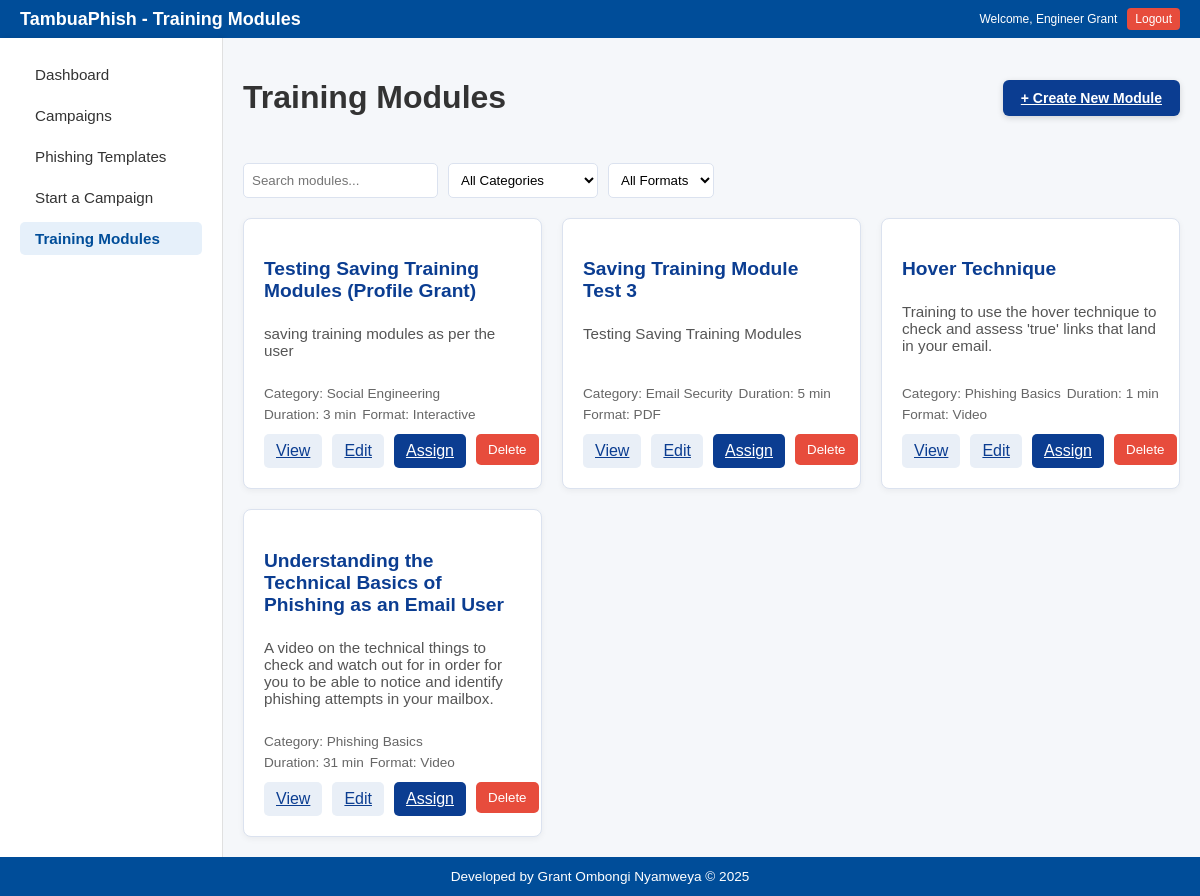
The app's page /training-modules (signed in) with its own data.
### models.py (models this page shows)
class TrainingModule(db.Model):
    id = db.Column(db.Integer, primary_key=True)
    title = db.Column(db.String(150), nullable=False)
    description = db.Column(db.Text, nullable=False)
    category = db.Column(db.String(100), nullable=False)
    format = db.Column(db.String(50), nullable=False)
    duration = db.Column(db.Integer, nullable=False)
    content = db.Column(db.Text, nullable=False)  # stores links/materials
    created_at = db.Column(db.DateTime, default=datetime.utcnow)
    user_id = db.Column(db.Integer, db.ForeignKey('user.id'), nullable=False)
    user = db.relationship("User", back_populates="modules")

### routes.py (the view)
@routes_bp.route('/training-modules')
def training_modules():
    if 'username' not in session or 'user_id' not in session:
        return redirect(url_for('routes.login'))
    user = User.query.filter_by(username=session['username']).first()
    modules = TrainingModule.query.filter_by(user_id=session['username']).all()
    return render_template(
        'training_modules.html',
        username=session['username'],
        modules=modules
    )

### templates/training_modules.html (shortened to what this page needs)
<!DOCTYPE html>
<html lang="en">
<head>
  <link rel="stylesheet" href="{{ url_for('static', filename='training_modules.css') }}"/>
</head>
<body>
  <header class="main-header">
    <div class="header-left">
      <h1>TambuaPhish - Training Modules</h1>
    </div>
    <div class="header-right">
      <p>Welcome, {{ username }}</p>
      <a href="/logout" class="logout-button">Logout</a>
    </div>
  </header>
  <div class="dashboard-wrapper">
    <aside class="sidebar">
      <nav>
        <ul>
          <li><a href="{{url_for('routes.dashboard')}}">Dashboard</a></li>
          <li><a href="{{url_for('routes.campaigns')}}">Campaigns</a></li>
          <li><a href="{{url_for('routes.phishing_templates')}}">Phishing Templates</a></li>
          <li><a href="{{url_for('routes.start_a_campaign')}}">Start a Campaign</a></li>
          <li><a href="{{url_for('routes.training_modules')}}" class="active">Training Modules</a></li>
        </ul>
      </nav>
    </aside>
    <main class="main-content">
      <div class="modules-header">
        <h1>Training Modules</h1>
        <a href="{{ url_for('routes.create_training_module') }}" class="btn-create">+ Create New Module</a>
      </div>
      <div class="filters">
        <input type="text" id="searchInput" placeholder="Search modules...">
        <select id="categoryFilter">
          <option value="">All Categories</option>
        </select>
        <select id="formatFilter">
          <option value="">All Formats</option>
        </select>
      </div>
      <div id="moduleList" class="modules-grid">
        {% for module in modules %}
        <div class="module-card" data-category="{{ module.category }}" data-format="{{ module.format }}">
          <h3>{{ module.title }}</h3>
          <p>{{ module.description }}</p>
          <div class="tags">
            <span>Category: {{ module.category }}</span>
            <span>Duration: {{ module.duration }} min</span>
            <span>Format: {{ module.format }}</span>
          </div>
          <div class="card-actions">
            <a href="{{ url_for('routes.view_training_module', module_id=module.id) }}" class="secondary-btn">View</a>
            <a href="{{ url_for('routes.edit_training_module', module_id=module.id) }}" class="secondary-btn">Edit</a>
            <a href="{{ url_for('routes.assign_training_module', module_id=module.id) }}" class="primary-btn">Assign</a>
            <form action="{{ url_for('routes.delete_training_module', module_id=module.id) }}"
                  method="POST"
                  style="display:inline;">
              <button type="submit" class="delete-btn"
                      onclick="return confirm('Are you sure you want to delete this module?');">
                Delete
              </button>
            </form>
          </div>
        </div>
        {% endfor %}
      </div>
    </main>
  </div>
  <footer>
    <p>Developed by Grant Ombongi Nyamweya &copy; 2025</p>
  </footer>
</body>
</html>

### static/training_modules.css (style rules this page uses)
body { margin: 0; font-family: Arial, sans-serif; background-color: #f2f7fb; color: #333; display: flex; flex-direction: column; min-height: 100vh; }
.dashboard-wrapper { display: flex; flex-grow: 1; }
.sidebar { width: 182px; background-color: #ffffff; padding: 20px; box-shadow: 2px 0 5px rgba(0, 0, 0, 0.1); border-right: 1px solid #e0e0e0; flex-shrink: 0; }
.sidebar nav ul { list-style: none; padding: 0; margin: 0; }
.sidebar nav ul li { margin-bottom: 8px; }
.sidebar nav ul li a { text-decoration: none; color: #333; display: block; padding: 8px 15px; border-radius: 5px; transition: background-color 0.3s ease, color 0.3s ease; font-size: 0.95rem; }
.sidebar nav ul li a:hover, .sidebar nav ul li a.active { background-color: #e6f0fa; color: #004d99; font-weight: bold; }
.main-header { display: flex; justify-content: space-between; align-items: center; background: #004d99; color: white; padding: 8px 20px; }
.header-left h1 { margin: 0; font-size: 18px; }
.header-right { display: flex; align-items: center; gap: 10px; font-size: 12px; }
.header-right p { margin: 0; }
.logout-button { background-color: #e74c3c; color: white; text-decoration: none; padding: 4px 8px; font-size: 12px; border-radius: 4px; transition: background-color 0.2s; }
.main-content { flex: 1; padding: 20px; background-color: #f5f7fa; display: flex; flex-direction: column; }
.modules-header { display: flex; justify-content: space-between; align-items: center; margin-bottom: 25px; }
.btn-create { background-color: #0b3d91; color: white; border: none; padding: 10px 18px; border-radius: 6px; cursor: pointer; font-size: 14px; font-weight: bold; box-shadow: 0px 2px 6px rgba(0,0,0,0.15); transition: background-color 0.2s ease-in-out; }
.filters { display: flex; flex-wrap: wrap; gap: 10px; margin-bottom: 20px; }
.filters input, .filters select { padding: 8px; border: 1px solid #dbe2ef; border-radius: 5px; background-color: white; }
.modules-grid { display: grid; grid-template-columns: repeat(auto-fill, minmax(280px, 1fr)); gap: 20px; }
.module-card { background-color: #fff; border: 1px solid #dbe2ef; border-radius: 8px; padding: 20px; box-shadow: 0 2px 6px rgba(0,0,0,0.05); display: flex; flex-direction: column; transition: transform 0.15s ease-in-out; }
.module-card h3 { font-size: 1.2rem; margin-bottom: 8px; color: #0b3d91; }
.module-card p { flex-grow: 1; font-size: 0.95rem; color: #555; }
.tags { font-size: 0.85rem; color: #666; display: flex; flex-wrap: wrap; gap: 6px; margin: 12px 0; }
.card-actions { display: flex; gap: 10px; }
.primary-btn { background-color: #0b3d91; color: #fff; border: none; padding: 8px 12px; border-radius: 5px; cursor: pointer; }
.secondary-btn { background-color: #e9eff7; color: #0b3d91; border: none; padding: 8px 12px; border-radius: 5px; cursor: pointer; }
footer { text-align: center; padding: 0.75rem 1rem; background-color: #004d99; color: white; margin-top: auto; }
footer p { font-size: 0.85rem; margin: 0; }
.delete-btn { background-color: #e74c3c; color: #fff; border: none; padding: 8px 12px; border-radius: 5px; cursor: pointer; transition: background-color 0.2s ease-in-out; }

### records on screen
TrainingModule: title "Testing Saving Training Modules (Profile Grant)", description "saving training modules as per the user", category "Social Engineering", duration "3", format "Interactive"
TrainingModule: title "Saving Training Module Test 3", description "Testing Saving Training Modules", category "Email Security", duration "5", format "PDF"
TrainingModule: title "Hover Technique", description "Training to use the hover technique to check and assess 'true' links that land in your email.", category "Phishing Basics", duration "1", format "Video"
TrainingModule: title "Understanding the Technical Basics of Phishing as an Email User", description "A video on the technical things to check and watch out for in order for you to be able to notice and identify phishing attempts in your mailbox.", category "Phishing Basics", duration "31", format "Video"

### other values on screen
{{ username }} "Engineer Grant"
